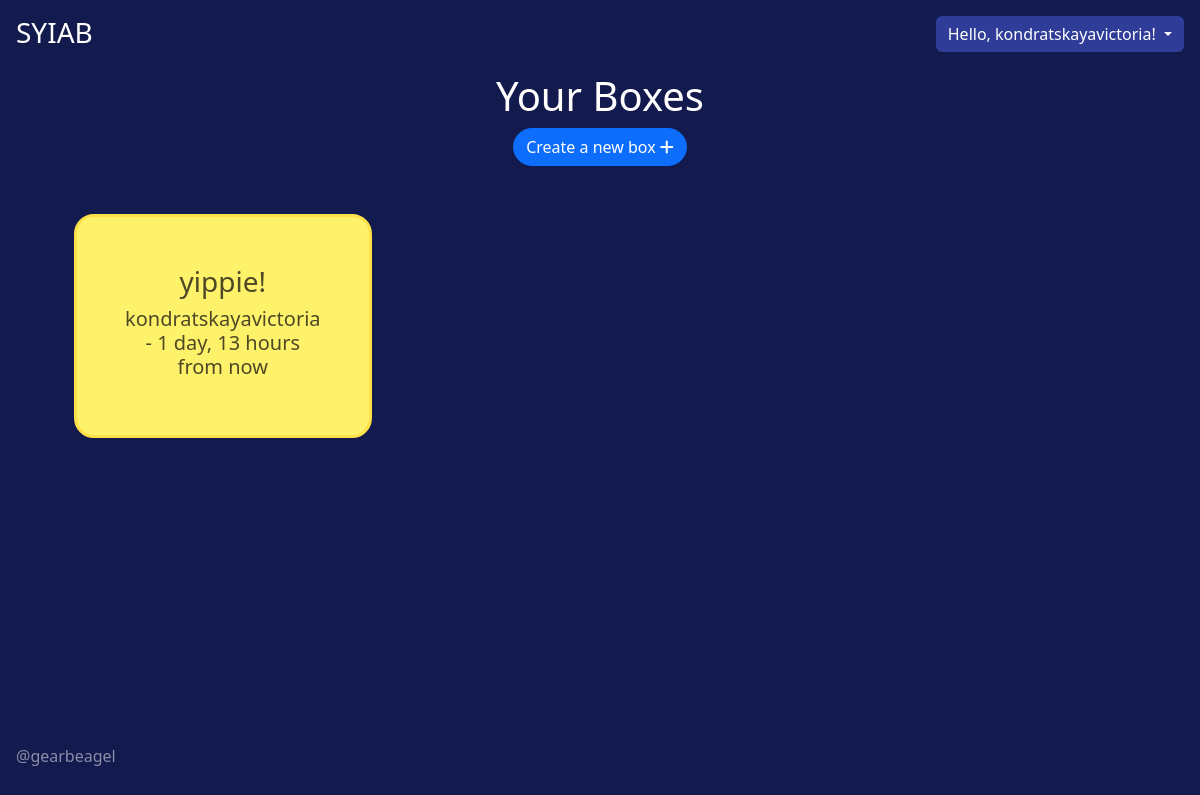
The page / (signed in) on the database as committed earlier.
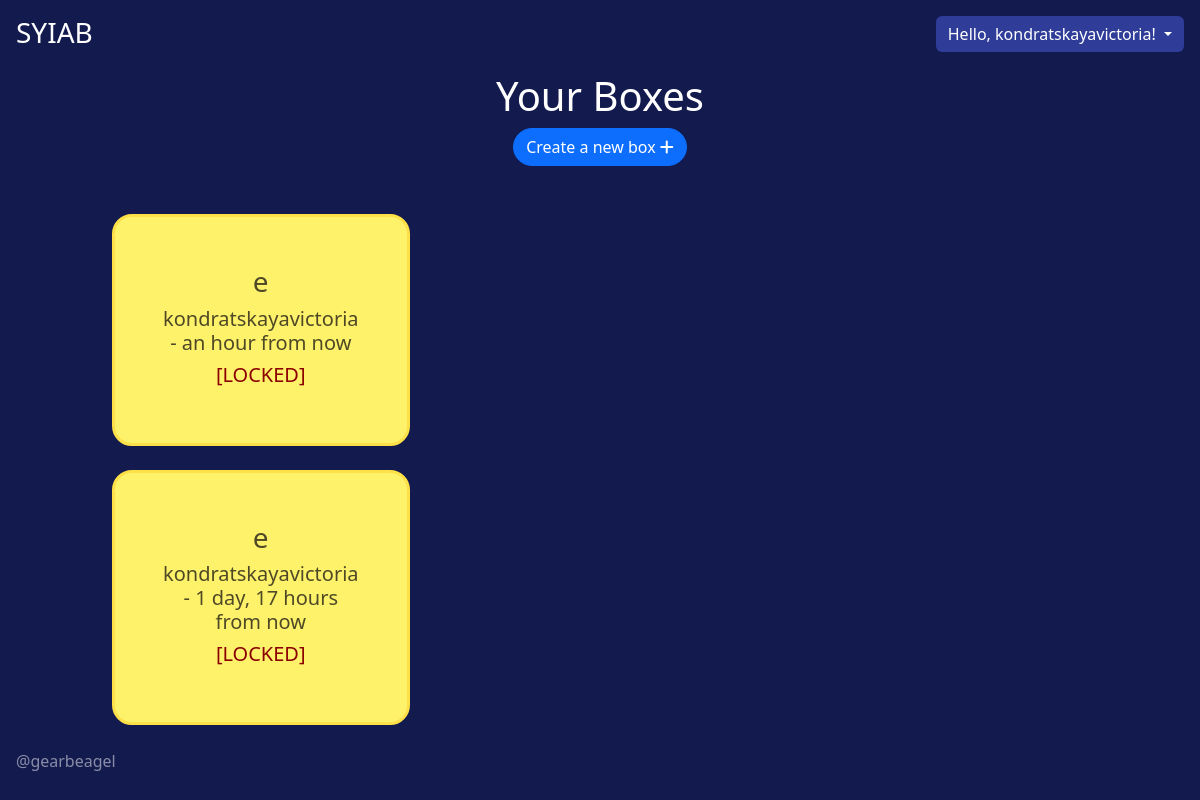
The same page on the database as committed later.
### boxes/models.py (models this page shows, shortened)
class Box(models.Model):
    class Statuses(models.TextChoices):
        EDITED = 'E', _('Edited')
        LOCKED = 'L', _('Locked')
        OPENED = 'O', _('Opened')
    name = models.CharField(max_length=100)
    creator = models.ForeignKey(User, on_delete=models.CASCADE)
    date_created = models.DateTimeField(default=timezone.now)
    date_opening = models.DateTimeField()
    status = models.CharField(choices=Statuses.choices, default=Statuses.EDITED, max_length=100)

### registration/views.py (the view)
# urls.py: 2. Add a URL to urlpatterns:  path('', views.home, name='home')
def home(request):
    context = {}
    message = ''
    context['message'] = message
    if request.user.is_authenticated:
        boxes = Box.objects.filter(creator=request.user).all().order_by('-date_created')
        if boxes:
            for box in boxes:
                box.humanized_opening_date = humanize.naturaltime(box.date_opening)
            context['boxes'] = boxes
    return render(request, 'main.html', context)

### templates/main.html (shortened to what this page needs)
{% load static %}
<!DOCTYPE html>
<html lang="en" class="h-100" data-bs-theme="auto">
<head>
    <link href="https://cdn.jsdelivr.net/npm/bootstrap@5.3.3/dist/css/bootstrap.min.css" rel="stylesheet"
>
    <link href="{% static 'fontawesomefree/css/fontawesome.css' %}" rel="stylesheet" type="text/css">
    <link href="{% static 'fontawesomefree/css/brands.css' %}" rel="stylesheet" type="text/css">
    <link href="{% static 'fontawesomefree/css/solid.css' %}" rel="stylesheet" type="text/css">
</head>
<body class="d-flex h-100 text-center text-bg-dark" style="background-color: #131A4E !important;">
<div class="cover-container d-flex w-100 h-100 p-3 mx-auto flex-column">
    <header class="mb-3 sticky-md-top">
        <div>
            <a href="{% url "home" %}" style="text-decoration: none"><h3 class="float-md-start mb-0">SYIAB</h3></a>
        </div>
        {% if user.is_authenticated %}
            <div class="dropdown-menu-end float-md-end">
                <button class="btn btn-secondary dropdown-toggle" type="button" id="dropdownMenuButton"
                        data-bs-toggle="dropdown" aria-expanded="false" style="background-color: #2F3D99; border: none">
                    Hello, {{ user.username }}!
                </button>
            </div>
        {% endif %}
    </header>
    <main>
        <div class="position-fixed top-0 end-0 p-3 mt-5">
        </div>
        {% block content %}
            {% if not user.is_authenticated %}
                <div class="px-3">
                    <h1>See You in a Bunch.</h1>
                    <p class="lead">"See you in a Bunch" (or SYIAB) is a web application, that serves as a time
                        capsule.</p>
                    <p class="lead">
                        <a href="{% url 'registration' %}" class="btn btn-lg btn-light fw-bold border-white bg-white">Get
                            Started</a>
                    </p>
                </div>
            {% else %}
                <div class="mt-1">
                    <h1>Your Boxes</h1>
                    <a href="{% url 'create' %}" title='Create a new box'>
                        <button class="btn btn-primary btn-floating" style="border-radius: 20px">Create a new box <i
                            class="fas fa-plus"></i></button></a>
                    {% if boxes %}
                        <div class="grid-container mt-5 justify-content-center"
                             data-masonry='{"percentPosition": true }'>
                            {% for box in boxes %}
                                <div class="col-sm-5 col-lg-3 mb-4 mx-lg-5">
                                    {% if box.status == 'E' or box.status == "O" %}
                                        <a href="{% url 'view_box' box_id=box.id %}">
                                        <div class="card p-5" style="margin: 10px">
                                        <h3>{{ box.name }}</h3>
                                        <h5>{{ box.creator.username }} - {{ box.humanized_opening_date }}</h5>
                                    {% else %}
                                        <div class="card p-5 mx-5" style="margin: 10px">
                                        <h3>{{ box.name }}</h3>
                                        <h5>{{ box.creator.username }} - {{ box.humanized_opening_date }}</h5>
                                    {% endif %}
                                    {% if box.status == "L" %}
                                        <h5 style="color: darkred">[LOCKED]</h5>
                                    {% endif %}
                                    </div></a>
                                </div>
                            {% endfor %}
                        </div>
                    {% else %}
                        <div class="mt-5">
                            <h4>No boxes created yet. :c</h4>
                        </div>
                    {% endif %}
                </div>
            {% endif %}
        {% endblock %}
    </main>
    {% block footer %}
        <footer class="mt-xl-auto text-white-50 sticky-md-bottom">
            <div class="float-md-start">
                <p>@gearbeagel</p>
            </div>
        </footer>
    {% endblock %}
</div>
</body>
</html>

### templates/main.html (style rules this page uses)
.card { background-color: #FEF26B; border: 3px solid #FEE148; border-radius: 20px; color: #4E4826; width: fit-content; }
a, a:hover { text-decoration: none; color: inherit; }

Rows that differ between the two databases and show on the page:
removed Box: name "yippie!", creator.username "kondratskayavictoria", humanized_opening_date "1 day, 13 hours from now"
added Box: name "e", creator.username "kondratskayavictoria", humanized_opening_date "an hour from now", status "[LOCKED]"
added Box: name "e", creator.username "kondratskayavictoria", humanized_opening_date "1 day, 17 hours from now", status "[LOCKED]"
